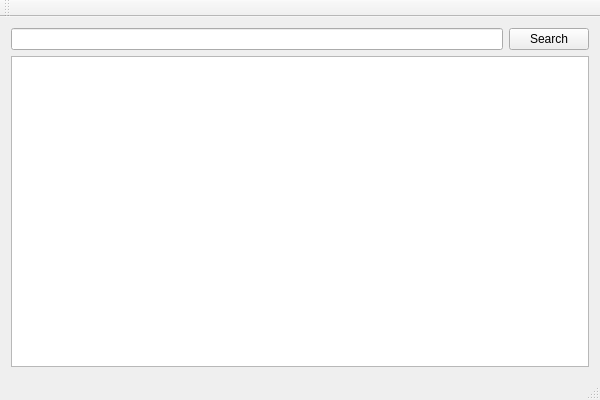
<?xml version="1.0" encoding="UTF-8"?>
<ui version="4.0">
 <class>SearchWindowClass</class>
 <widget class="QMainWindow" name="SearchWindowClass">
  <property name="geometry">
   <rect>
    <x>0</x>
    <y>0</y>
    <width>600</width>
    <height>400</height>
   </rect>
  </property>
  <property name="windowTitle">
   <string>SearchWindow</string>
  </property>
  <widget class="QWidget" name="centralWidget">
   <layout class="QHBoxLayout" name="horizontalLayout_2">
    <item>
     <layout class="QVBoxLayout" name="verticalLayout">
      <item>
       <layout class="QHBoxLayout" name="horizontalLayout">
        <item>
         <widget class="QLineEdit" name="searchLineEdit"/>
        </item>
        <item>
         <widget class="QPushButton" name="SearchPushButton">
          <property name="text">
           <string>Search</string>
          </property>
         </widget>
        </item>
       </layout>
      </item>
      <item>
       <widget class="QListWidget" name="searchListWidget"/>
      </item>
     </layout>
    </item>
   </layout>
  </widget>
  <widget class="QMenuBar" name="menuBar">
   <property name="geometry">
    <rect>
     <x>0</x>
     <y>0</y>
     <width>600</width>
     <height>22</height>
    </rect>
   </property>
  </widget>
  <widget class="QToolBar" name="mainToolBar">
   <attribute name="toolBarArea">
    <enum>TopToolBarArea</enum>
   </attribute>
   <attribute name="toolBarBreak">
    <bool>false</bool>
   </attribute>
  </widget>
  <widget class="QStatusBar" name="statusBar"/>
 </widget>
 <layoutdefault spacing="6" margin="11"/>
 <resources/>
 <connections/>
</ui>
